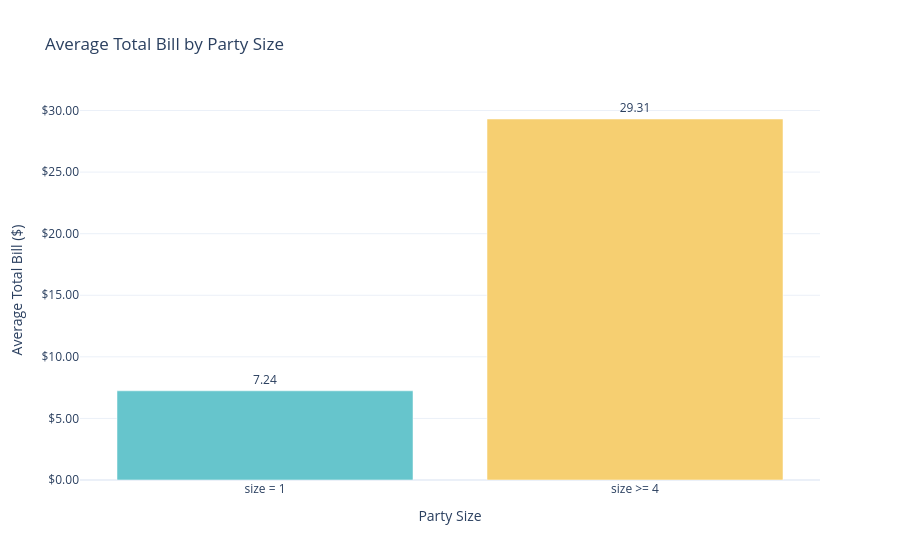

The notebook cell this image was saved under:
### Code cell
# it's almost the same flow as above but it will return a chart, instead of text
response = broinsight.create_chart(
    query_result=result,
    message=question
)
response['chart']
# print(response['fig'])

### Figure 1 — Plotly figure (JSON) as saved in the notebook; plotly's stock layout.template omitted (floating-point values rounded to 4 significant figures)
{"data": [{"hovertemplate": "Party Size=%{x}<br>Average Total Bill ($)=%{text}<extra></extra>", "legendgroup": "size = 1", "marker": {"color": "rgb(102, 197, 204)", "pattern": {"shape": ""}}, "name": "size = 1", "orientation": "v", "showlegend": true, "text": [7.242], "textposition": "outside", "texttemplate": "%{text:.2f}", "type": "bar", "x": ["size = 1"], "xaxis": "x", "y": [7.242], "yaxis": "y"}, {"hovertemplate": "Party Size=%{x}<br>Average Total Bill ($)=%{text}<extra></extra>", "legendgroup": "size >= 4", "marker": {"color": "rgb(246, 207, 113)", "pattern": {"shape": ""}}, "name": "size >= 4", "orientation": "v", "showlegend": true, "text": [29.31], "textposition": "outside", "texttemplate": "%{text:.2f}", "type": "bar", "x": ["size >= 4"], "xaxis": "x", "y": [29.31], "yaxis": "y"}], "layout": {"barmode": "relative", "legend": {"title": {"text": "Party Size"}, "tracegroupgap": 0}, "paper_bgcolor": "rgba(0,0,0,0)", "plot_bgcolor": "rgba(0,0,0,0)", "showlegend": false, "title": {"text": "Average Total Bill by Party Size"}, "xaxis": {"anchor": "y", "categoryarray": ["size = 1", "size >= 4"], "categoryorder": "array", "domain": [0, 1], "title": {"text": "Party Size"}}, "yaxis": {"anchor": "x", "domain": [0, 1], "tickformat": "$,.2f", "title": {"text": "Average Total Bill ($)"}}}}
